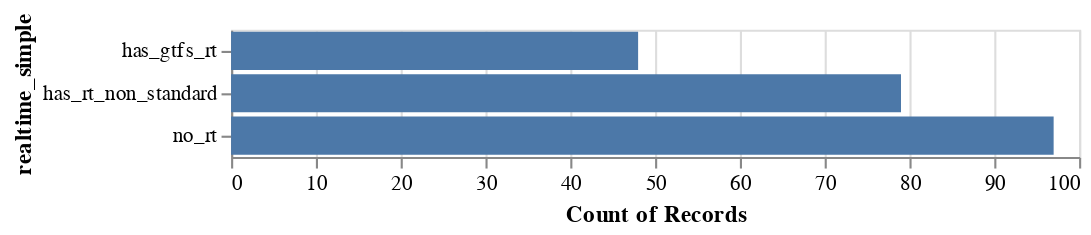

This figure's notebook cell:
### Code cell
alt.Chart(df).mark_bar().encode(
    alt.Y('realtime_simple:N'),
    alt.X('count(realtime_simple):Q')
)

### Figure 1 — Vega-Lite specification as saved in the notebook (floating-point values rounded to 4 significant figures; data arrays with more than 128 entries replaced by an {"elided": "..."} marker saying what was removed)
{"config": {"view": {"continuousWidth": 400, "continuousHeight": 300}}, "data": {"name": "data-b6458b011177355045034bdf8a4873ed"}, "mark": "bar", "encoding": {"x": {"type": "quantitative", "aggregate": "count", "field": "realtime_simple"}, "y": {"type": "nominal", "field": "realtime_simple"}}, "$schema": "https://vega.github.io/schema/vega-lite/v4.8.1.json", "datasets": {"data-b6458b011177355045034bdf8a4873ed": {"elided": "224 records"}}}
